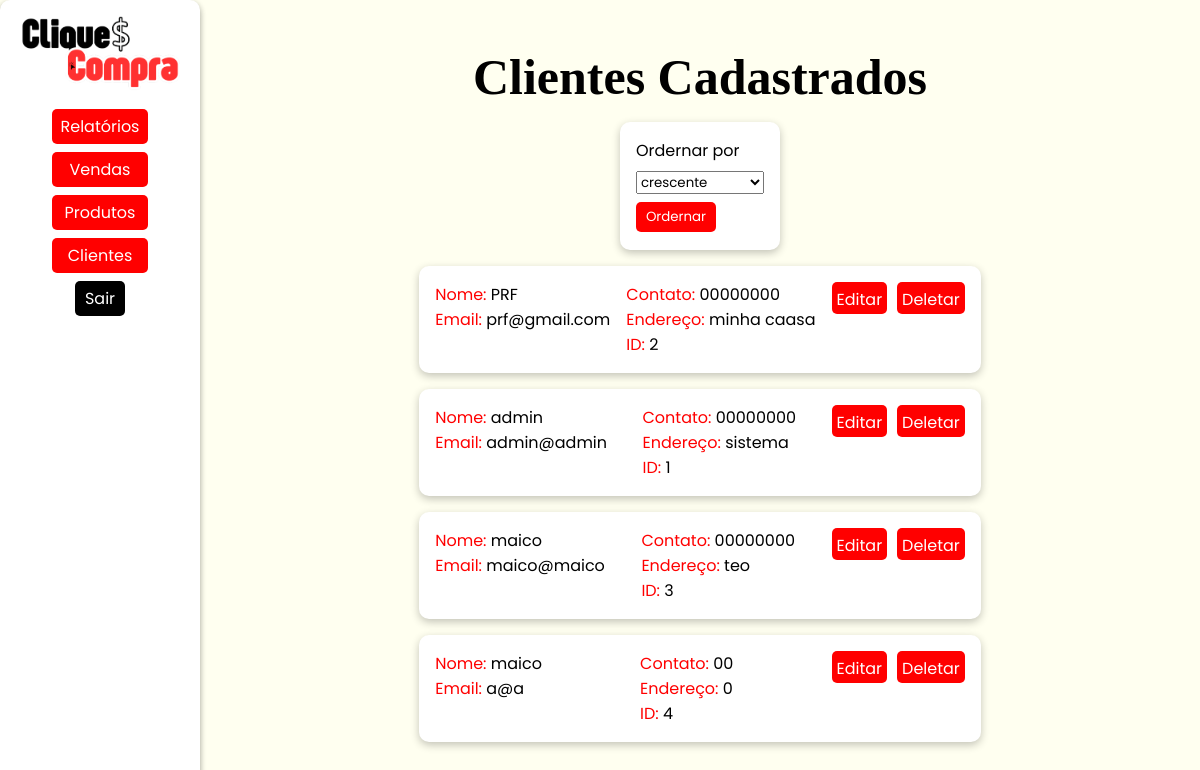
Screenshot of /clientes/ (signed in) with the database file from the repository.
### models/clientes.py (models this page shows, shortened)
class Cliente(Base, UserMixin):
    __tablename__ = 'tb_clientes'
    cli_id:Mapped[int] = mapped_column(primary_key = True, autoincrement=True)
    cli_nome:Mapped[str] = mapped_column(nullable=False)
    cli_email:Mapped[str] = mapped_column(unique = True, nullable=False)
    cli_telefone:Mapped[str] = mapped_column(nullable=False)
    cli_endereco:Mapped[str] = mapped_column(nullable=False)
    cli_senha:Mapped[str] = mapped_column(nullable=False)
    cli_tipo:Mapped[str] = mapped_column(nullable=False)
    vendas: Mapped[list["Venda"]] = relationship("Venda", back_populates="clientes", cascade="all, delete-orphan")
    @classmethod
    def find(cls, **kwargs):
        if 'email' in kwargs:
            return session.query(cls).filter_by(cli_email=kwargs['email']).first() #SELECT * FROM tb_clientes WHERE cli_email = email
        elif 'id' in kwargs:
            return session.query(cls).filter_by(cli_id=kwargs['id']).first() #SELECT * FROM tb_clientes WHERE cli_id = id
        else:
            raise AttributeError('A busca deve ser feita por email ou id.')
    @classmethod
    def all(cls, ordem = "crescente"):
        if ordem == "crescente":
            direcao = "ASC"
        elif ordem == "decrescente":
            direcao = "DESC"
        sql = text(f"SELECT * FROM tb_clientes ORDER BY cli_nome {direcao}")
        clientes = session.execute(sql).fetchall()
        return clientes

### controllers/clientes.py (the view)
@cliente_bp.route('/', methods=['POST', 'GET'])
@login_required
@role_required('admin')
def view():
    if request.method == 'POST':
        ordem = request.form['ordem']
        clientes = Cliente.all(ordem=ordem)
    elif request.method == 'GET':
        clientes = Cliente.all()
    return render_template('clientes/view.html', clientes = clientes)

### controllers/clientes.py (called while the page is built)
@login_manager.user_loader
def load_user(user_id):
    return Cliente.find(id=user_id)

### templates/clientes/view.html (shortened to what this page needs)
{% extends "model.html" %}
{% block head_extras %}
<link rel="stylesheet" href="{{ url_for('static', filename='style/model.css') }}">
<link rel="stylesheet" href="{{ url_for('static', filename='style/clientes.css') }}">
{% endblock %}
{% block content %}
<nav class="nav-reg">
    <img src="../../static/assets/cliqueconta.png" alt="Logo do CliqueCompra">
    <div class="links">
        {% if current_user.cli_id == 1 %}
            <div class="dropdown">
                <button class="dropdown-button" onclick="toggleDropdown('relatorios-menu')">Relatórios</button>
            </div>
            <div class="dropdown">
                <button class="dropdown-button" onclick="toggleDropdown('vendas-menu')">Vendas</button>
            </div>
        {% endif %}
        <div class="dropdown">
            <button class="dropdown-button" onclick="toggleDropdown('produtos-menu')">Produtos</button>
        </div>
        {% if current_user.cli_id == 1 %}
            <div class="dropdown">
                <button class="dropdown-button" onclick="toggleDropdown('clientes-menu')">Clientes</button>
            </div>
        {% endif %}
        <a class='sair' href="{{url_for('cliente.logout')}}">Sair</a>
    </div>
</nav>
<main>
    <h1>Clientes Cadastrados</h1>
    <div class="filtro">
        <span>Ordernar por</span>
        <form action="{{url_for('cliente.view')}}" method="post">
            <select name="ordem" id="filtro-cli">
                <option value="crescente">crescente</option>
            </select>
            <button type="submit">Ordernar</button>
        </form>
    </div>
    <div class="clientes">
        {% for cliente in clientes %}
            {% if cliente.cli_email != "adm@adm" %}
                <div class="cliente">
                    <ul>
                        <li><span style="color: red;">Nome:</span> {{ cliente.cli_nome }}</li>
                        <li><span style="color: red;">Email:</span> {{ cliente.cli_email }}</li>
                    </ul>
                    <ul>
                        <li><span style="color: red;">Contato:</span> {{ cliente.cli_telefone }}</li>
                        <li><span style="color: red;">Endereço:</span> {{ cliente.cli_endereco }}</li>
                        <li><span style="color: red;">ID:</span> {{ cliente.cli_id }}</li>
                    </ul>
                    <div class="acoes">
                        <a href="{{ url_for('cliente.edit', cli_id=cliente.cli_id) }}">Editar</a>
                        <a href="#" onclick="return confirmarDeletar('{{url_for('cliente.remove', cli_id=cliente.cli_id)}}')">Deletar</a>
                    </div>
                </div>
            {% endif %}
        {% endfor %}
    </div>
</main>
{% endblock %}

### static/style/model.css (style rules this page uses)
* { padding: 0; margin: 0; box-sizing: border-box; font-family: "Poppins", serif; }
body { display: flex; min-width: 100vw; height: 100%; background-color: #FFFFF0; }
.dropdown { width: 100%; display: flex; flex-direction: column; align-items: center; justify-content: center; }

### static/style/clientes.css (style rules this page uses)
main { width: 100%; height: 100vh; display: flex; flex-direction: column; align-items: center; margin-top: 3rem; }
h1 { font-family: 'Playfair Display', serif; font-size: 50px; }

### rows the page displays
Cliente: cli_nome "PRF", cli_email "prf@gmail.com", cli_telefone "00000000", cli_endereco "minha caasa", cli_id "2"
Cliente: cli_nome "admin", cli_email "admin@admin", cli_telefone "00000000", cli_endereco "sistema", cli_id "1"
Cliente: cli_nome "maico", cli_email "maico@maico", cli_telefone "00000000", cli_endereco "teo", cli_id "3"
Cliente: cli_nome "maico", cli_email "a@a", cli_telefone "00", cli_endereco "0", cli_id "4"
